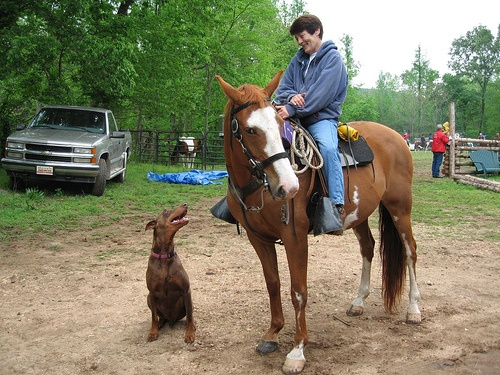
#> input picture repo/test.jpg, 500 x 375 px
$ python extra_aug_transforms.py   (older library calls are emulated)
#> lines starting #> are read from the running program, lines starting #| are printed output that depends on the picture
### datasets/color_transforms.py
#!/usr/bin/env python3
# -*- coding: utf-8 -*-
"""
Created on Wed Jan  9 10:16:08 2019

@author: ubuntu
"""

import cv2

__all__ =['bgr2rgb', 'rgb2bgr', 'bgr2hsv', 'hsv2bgr','bgr2gray', 'gray2bgr']

def convert_color_factory(src, dst):
    """
    Args:
        src(str): The input image color type.
        dst(str): The output image color type.
    Returns:
        convert_color(ndarray): The converted image
    """
    code = getattr(cv2, 'COLOR_{}2{}'.format(src.upper(), dst.upper()))
    # 这部分COLOR开头的变量作为dict的key存储在cv2中,也可直接写cv2.COLOR_BGR2RGB

    def convert_color(img):
        out_img = cv2.cvtColor(img, code)
        return out_img

    return convert_color


# [29 lines left out: functions bgr2gray, gray2bgr, not called in this run]

bgr2rgb = convert_color_factory('bgr', 'rgb')

rgb2bgr = convert_color_factory('rgb', 'bgr')

bgr2hsv = convert_color_factory('bgr', 'hsv')

hsv2bgr = convert_color_factory('hsv', 'bgr')

# [23 lines that do not run on import are left out]


### models/head_support/ious_calculate.py
#!/usr/bin/env python3
# -*- coding: utf-8 -*-
"""
Created on Wed Jan  9 15:32:10 2019

@author: ubuntu
"""

import numpy as np


def bbox_overlaps(bboxes1, bboxes2, mode='iou'):
    """Calculate the ious between each bbox of bboxes1 and bboxes2.

    Args:
        bboxes1(ndarray): shape (n, 4)
        bboxes2(ndarray): shape (k, 4)
        mode(str): iou (intersection over union) or iof (intersection
            over foreground)

    Returns:
        ious(ndarray): shape (n, k)
    """

    assert mode in ['iou', 'iof']

    bboxes1 = bboxes1.astype(np.float32)
    bboxes2 = bboxes2.astype(np.float32)
    rows = bboxes1.shape[0]
    cols = bboxes2.shape[0]
    ious = np.zeros((rows, cols), dtype=np.float32)
    if rows * cols == 0:
        return ious
    exchange = False
    if bboxes1.shape[0] > bboxes2.shape[0]:
        bboxes1, bboxes2 = bboxes2, bboxes1
        ious = np.zeros((cols, rows), dtype=np.float32)
        exchange = True
    area1 = (bboxes1[:, 2] - bboxes1[:, 0] + 1) * (
        bboxes1[:, 3] - bboxes1[:, 1] + 1)
    area2 = (bboxes2[:, 2] - bboxes2[:, 0] + 1) * (
        bboxes2[:, 3] - bboxes2[:, 1] + 1)
    for i in range(bboxes1.shape[0]):
        x_start = np.maximum(bboxes1[i, 0], bboxes2[:, 0])
        y_start = np.maximum(bboxes1[i, 1], bboxes2[:, 1])
        x_end = np.minimum(bboxes1[i, 2], bboxes2[:, 2])
        y_end = np.minimum(bboxes1[i, 3], bboxes2[:, 3])
        overlap = np.maximum(x_end - x_start + 1, 0) * np.maximum(
            y_end - y_start + 1, 0)

        if mode == 'iou':
            union = area1[i] + area2 - overlap
        else:
            union = area1[i] if not exchange else area2
        ious[i, :] = overlap / union
    if exchange:
        ious = ious.T
    return ious

### datasets/extra_aug_transforms.py
#!/usr/bin/env python3
# -*- coding: utf-8 -*-
"""
Created on Wed Jan  9 08:21:00 2019

@author: ubuntu
"""
import numpy as np
from numpy import random
from color_transforms import bgr2hsv, hsv2bgr
from models.head_support import bbox_overlaps

class PhotoMetricDistortion(object):
    """随机调整图像的brightness/contrast/saturation/hue/swap channel (只影响图片)
    随机调整亮度/随机亮度变化，随机调整对比度调整顺序/随机对比度比例，
    随机饱和度比例，随机色相增量和角度，随机rgb三个通道顺序
    brightness: img(bgr) + delta
    contrast: img(bgr)*alpha
    saturation: img(hsv)[...,1]*alpha
    hue: img(hsv)[...,0]+delta
         img(hsv)
    swap channel: img(bgr)[...,random.permutation(3)]

    """
    # [57 lines left out: functions __init__, __call__, not called in this run]


class Expand(object):
    """随机放大图片n倍，然后随机把原图放到大图某位置 (影响bbox)
    """
    # [22 lines left out: functions __init__, __call__, not called in this run]


class RandomCrop(object):
    """随机切割
    """
    def __init__(self,
                 min_ious=(0.1, 0.3, 0.5, 0.7, 0.9),
                 min_crop_size=0.3):
        # 1: return ori img
        self.sample_mode = (1, *min_ious, 0)
        self.min_crop_size = min_crop_size

    def __call__(self, img, boxes, labels):
        h, w, c = img.shape
        while True:
            mode = random.choice(self.sample_mode) # 先从[1, min_ious, 0]之间随机选个数
            if mode == 1:
                return img, boxes, labels

            min_iou = mode
            for i in range(50):
                new_w = random.uniform(self.min_crop_size * w, w) # (0.3w, w)
                new_h = random.uniform(self.min_crop_size * h, h) # (0.3h, h)

                # h / w in [0.5, 2] 避免太狭长的图片出现
                if new_h / new_w < 0.5 or new_h / new_w > 2:
                    continue

                left = random.uniform(w - new_w)
                top = random.uniform(h - new_h)

                patch = np.array((int(left), int(top), int(left + new_w),
                                  int(top + new_h)))
                overlaps = bbox_overlaps(
                    patch.reshape(-1, 4), boxes.reshape(-1, 4)).reshape(-1)
                if overlaps.min() < min_iou:
                    continue

                # center of boxes should inside the crop img
                center = (boxes[:, :2] + boxes[:, 2:]) / 2
                mask = (center[:, 0] > patch[0]) * (
                    center[:, 1] > patch[1]) * (center[:, 0] < patch[2]) * (
                        center[:, 1] < patch[3])
                if not mask.any():
                    continue
                boxes = boxes[mask]
                labels = labels[mask]

                # adjust boxes
                img = img[patch[1]:patch[3], patch[0]:patch[2]]
                boxes[:, 2:] = boxes[:, 2:].clip(max=patch[2:])
                boxes[:, :2] = boxes[:, :2].clip(min=patch[:2])
                boxes -= np.tile(patch[:2], 2)

                return img, boxes, labels


class ExtraAugmentation(object):

    # [20 lines left out: functions __init__, __call__, not called in this run]

if __name__ == '__main__':
    import cv2
    import matplotlib.pyplot as plt
    path = '../repo/test.jpg'
    img = cv2.imread(path) # (h,w,c)-bgr
#> img is the input picture: shape (375, 500, 3); mean B, G, R 101, 127.1, 128.4
    img = img.astype(np.float32)
    bbox = np.array([[-14,-14,20,20]])
    label = np.array([[1]])

    id = 3

    if id == 2: # 验证2：expand效果
        t2 = Expand(
            mean=[123.675, 116.28, 103.53],
            to_rgb=True, ratio_range=(1, 4))
        img1, *_ = t2(img,bbox,label)
        img2, *_ = t2(img,bbox,label)
        img3, *_ = t2(img,bbox,label)

        plt.subplot(141)
        plt.imshow(img.astype(np.int))
        plt.subplot(142)
        plt.imshow(img1.astype(np.int))
        plt.subplot(143)
        plt.imshow(img2.astype(np.int))
        plt.subplot(144)
        plt.imshow(img3.astype(np.int))


    if id == 1: # 验证1：distortion效果
        t1 = PhotoMetricDistortion(
            brightness_delta=32,
            contrast_range=(0.5, 1.5),
            saturation_range=(0.5, 1.5),
            hue_delta=18)
        img1, *_ = t1(img,bbox,label)
        img2, *_ = t1(img,bbox,label)
        img3, *_ = t1(img,bbox,label)
        plt.subplot(131)
        plt.imshow(img1.astype(np.int))
        plt.subplot(132)
        plt.imshow(img2.astype(np.int))
        plt.subplot(133)
        plt.imshow(img3.astype(np.int))

    if id == 3: # 验证3： crop，没有看到变化，待分析函数逻辑
        t3 = RandomCrop(
            min_ious=(0.1, 0.3, 0.5, 0.7, 0.9),
            min_crop_size=0.3)
        img1, *_ = t3(img,bbox,label)
#> after the loop in __call__, `while True:`: boxes = [[-14, -14, 20, 20]]
#> the loop in __call__, `while True:` made 1 pass
#> mode on pass 1: 1
        img2, *_ = t3(img,bbox,label)
        img3, *_ = t3(img,bbox,label)
        plt.subplot(221)
        plt.imshow(img.astype(np.int))
        plt.subplot(222)
        plt.imshow(img1.astype(np.int))
        plt.subplot(223)
        plt.imshow(img2.astype(np.int))
        plt.subplot(224)
        plt.imshow(img3.astype(np.int))


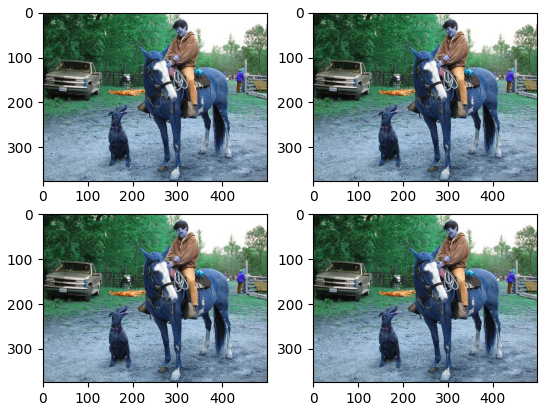
#> figure drawn by matplotlib, 4 panels; B, G, R data is drawn as R, G, B
